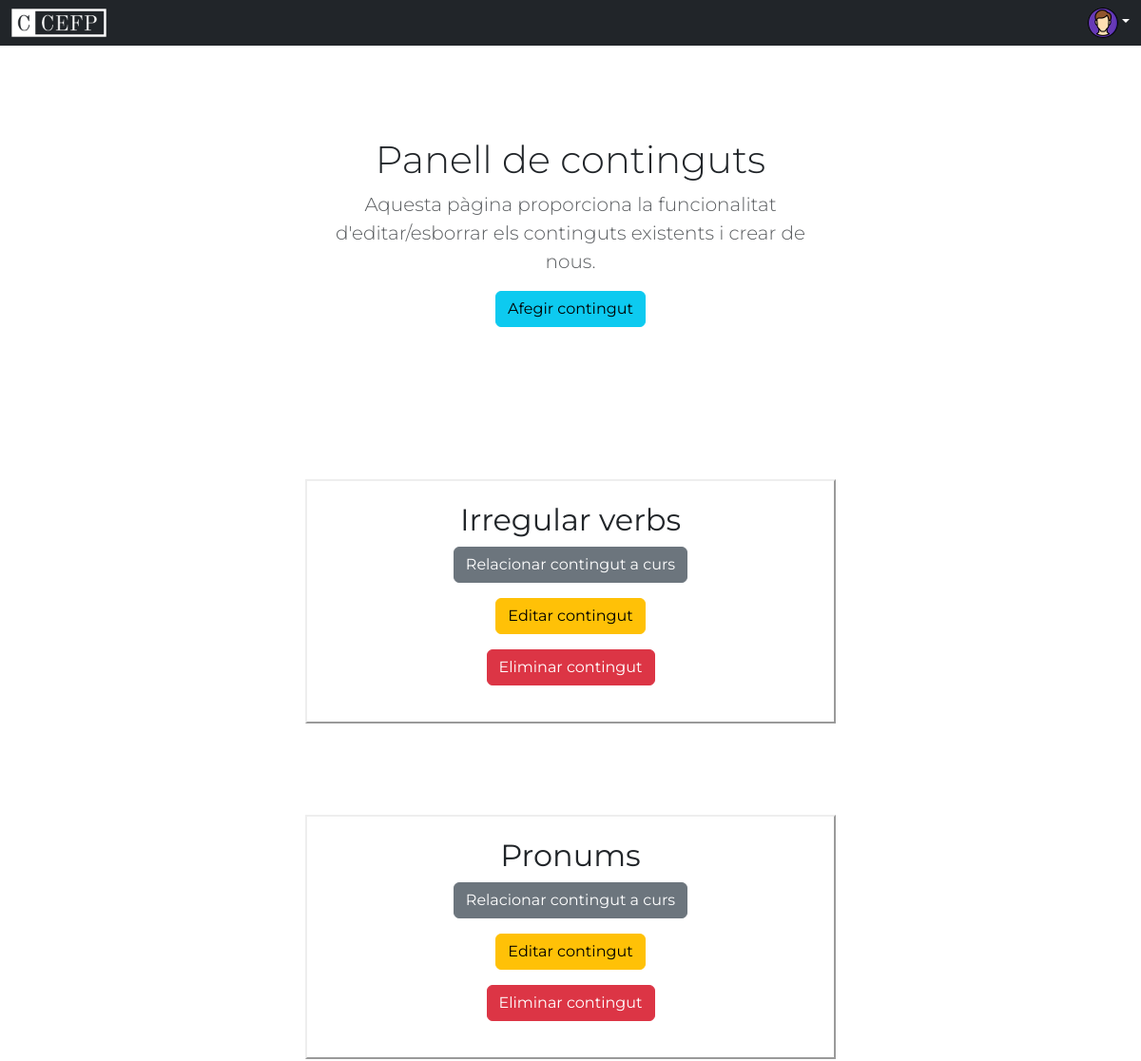
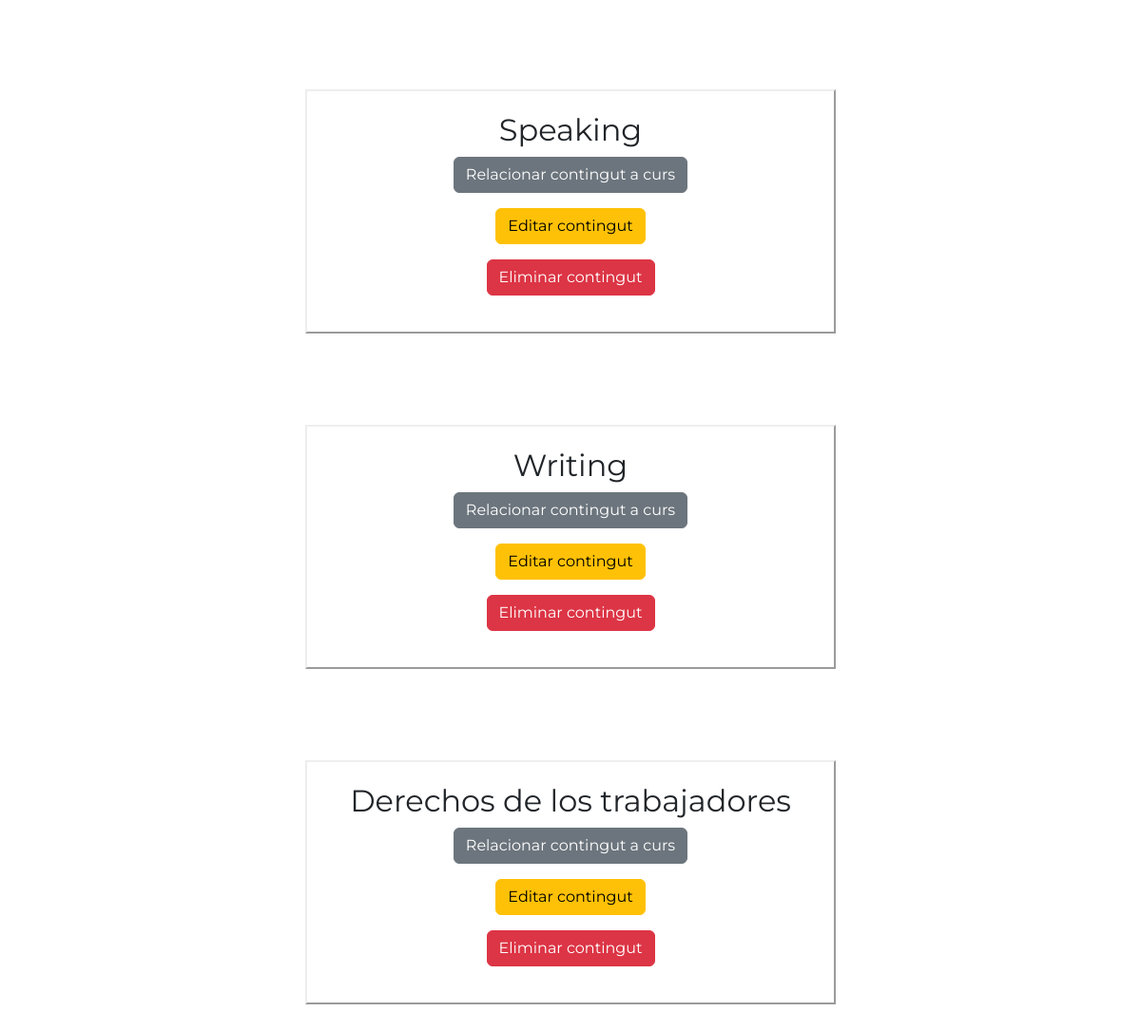
The page /Views/html/panell_continguts.php (signed in) on the database its author committed (2 pictures, top to bottom).
### tables this page shows
CREATE TABLE continguts (
    id_contingut INT NOT NULL PRIMARY KEY AUTO_INCREMENT,
    nom_contingut VARCHAR(50),
    continguts_descripcio VARCHAR(200),
    hores INT,
    id_profesor INT NOT NULL,
    FOREIGN KEY (id_profesor) REFERENCES profesors(id_profesor)
);

### Model/Continguts/ModelPanellContinguts.php (called while the page is built, shortened)
<?php
class ModelPanellContinguts {
    private $conn;
    public function __construct($conn) {
        $this->conn = $conn;
    }
    public function mostrarContinguts() {
        $sql = $this->conn->prepare("SELECT * FROM continguts");
        $sql->execute();
        $result = $sql->get_result();
        return $result;
    }
}

### Controller/Continguts/ControllerPanellContinguts.php (the view)
<?php
include ('../../Model/Continguts/ModelPanellContinguts.php');
$mostrarContinguts = new ModelPanellContinguts($conn);
$result = $mostrarContinguts->mostrarContinguts();
$div_continguts = "";
while($contingut=$result->fetch_assoc()) {
    $IdContingut = $contingut["id_contingut"];
    $nombreContingut = $contingut["nom_contingut"];
    $div_continguts .=
    "<section class='py-5 text-center container'>
        <div class='div_continguts col-sm-6 mx-auto'>
            <h2 class='fw-normal'>".$nombreContingut."</h2>
            <p><a class='btn btn-secondary' href='relacionar_contingut.php?id=".$IdContingut."'>Relacionar contingut a curs</a></p>
            <p><a class='btn btn-warning' href='editar_contingut.php?id=".$IdContingut."'>Editar contingut</a></p>
            <form action='../../Controller/Continguts/ControllerEliminarContingut.php' method='POST'>
            <input type='hidden' name='id_contingut' value=".$IdContingut.">
            <p><input id='".$IdContingut."' type='button' onclick='mostrar_confirmacion(\"confirmacion_".$IdContingut."\"); mostrar_cursos_relacionats(\"".$IdContingut."\");' class='btn btn-danger contingut' value='Eliminar contingut'></p>
            <div id='confirmacion_".$IdContingut."' style='display:none; padding:15px; widht: 300px;'>
                <p>Estàs segur que vols eliminar aquest contingut?</p>
                <p>Aquest contingut esta vinculat amb el/els curs/cursos:</p>
                <p id='contingut_".$IdContingut."'></p>
                <input id='".$IdContingut."' type='submit' class='btn btn-danger' name='eliminar' onclick='eliminar_contingut(\"".$IdContingut."\")' value='Eliminar contingut'>
                <input type='button' class='btn btn-success' onclick='ocultar_confirmacion(\"confirmacion_".$IdContingut."\")' value='Cancel·lar'>
            </div>
            </form>
        </div>
    </section>";
}
echo $div_continguts;
?>

### Views/html/panell_continguts.php (style rules this page uses)
.div_continguts { border: 2px outset; padding: 2%; }

### rows shown on the page
continguts: nom_contingut "Irregular verbs"
continguts: nom_contingut "Pronums"
continguts: nom_contingut "Speaking"
continguts: nom_contingut "Writing"
continguts: nom_contingut "Derechos de los trabajadores"
